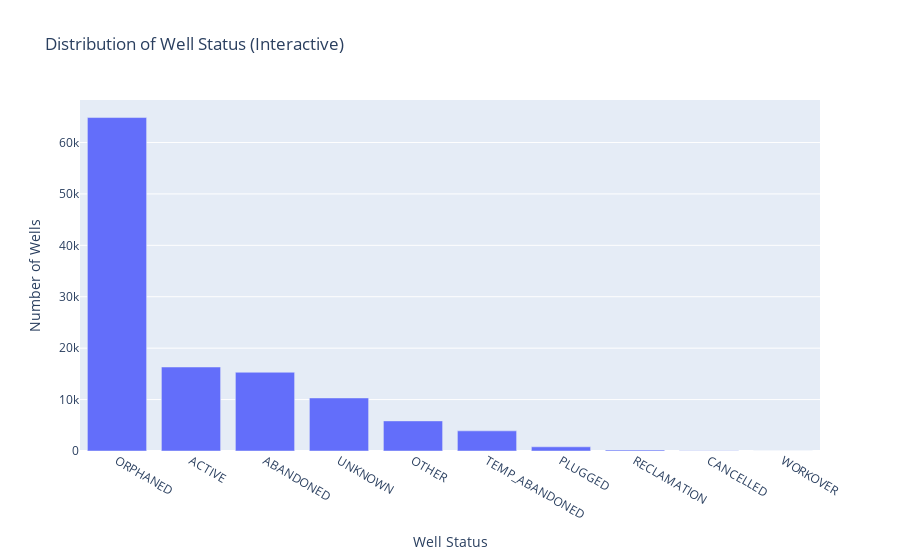

The notebook cell this image was saved under:
### Markdown cell above
Bar Chart Distribution of Well Status

### Code cell
import plotly.express as px
# Step 1: Create a new DataFrame with value counts
status_counts = df['Status'].value_counts().reset_index()
status_counts.columns = ['Status', 'Count']

# Step 2: Plot with Plotly
fig = px.bar(status_counts,x='Status',y='Count',title='Distribution of Well Status (Interactive)',labels={'Status': 'Well Status', 'Count': 'Number of Wells'})

fig.show()

### Figure 1 — Plotly figure (JSON) as saved in the notebook; plotly's stock layout.template omitted (floating-point values rounded to 4 significant figures)
{"data": [{"hovertemplate": "Well Status=%{x}<br>Number of Wells=%{y}<extra></extra>", "legendgroup": "", "marker": {"color": "#636efa", "pattern": {"shape": ""}}, "name": "", "orientation": "v", "showlegend": false, "textposition": "auto", "x": ["ORPHANED", "ACTIVE", "ABANDONED", "UNKNOWN", "OTHER", "TEMP_ABANDONED", "PLUGGED", "RECLAMATION", "CANCELLED", "WORKOVER"], "xaxis": "x", "y": [64850, 16337, 15314, 10318, 5854, 3919, 814, 201, 63, 2], "yaxis": "y", "type": "bar"}], "layout": {"xaxis": {"anchor": "y", "domain": [0.0, 1.0], "title": {"text": "Well Status"}}, "yaxis": {"anchor": "x", "domain": [0.0, 1.0], "title": {"text": "Number of Wells"}}, "legend": {"tracegroupgap": 0}, "title": {"text": "Distribution of Well Status (Interactive)"}, "barmode": "relative"}}
